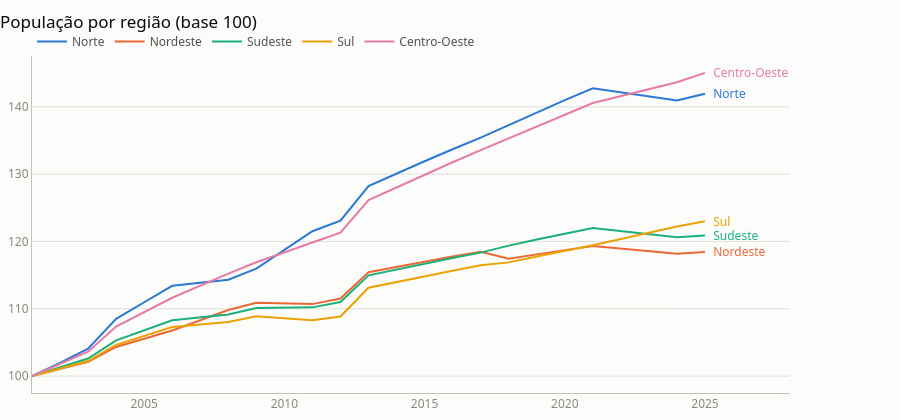

Source (notebook cell):
### Markdown cell above
## Trajetória das regiões

Séries indexadas a 100 no primeiro ano: é o que permite comparar regiões de tamanhos muito diferentes num eixo só, sem recorrer a um segundo eixo y.

### Code cell
por_regiao = pop_ufs.groupby(["ano", "regiao_nome"], observed=True,
                             as_index=False)["populacao"].sum()
base = por_regiao[por_regiao["ano"] == por_regiao["ano"].min()]\
    .set_index("regiao_nome")["populacao"]
por_regiao["indice"] = por_regiao["populacao"] / por_regiao["regiao_nome"].map(base) * 100

charts.linha_temporal(por_regiao, x="ano", y="indice", cor="regiao_nome",
                      titulo="População por região (base 100)")

### Figure 1 — Plotly figure (JSON) as saved in the notebook; plotly's stock layout.template omitted (floating-point values rounded to 4 significant figures)
{"data": [{"hovertemplate": "<b>Norte</b><br>%{x}<br>%{y:,.1f}<extra></extra>", "line": {"color": "#2a78d6", "width": 2}, "mode": "lines", "name": "Norte", "type": "scatter", "x": [2001, 2002, 2003, 2004, 2005, 2006, 2008, 2009, 2011, 2012, 2013, 2014, 2015, 2016, 2017, 2018, 2019, 2020, 2021, 2024, 2025], "y": [100.0, 102.0, 104.1, 108.5, 111.0, 113.4, 114.3, 116.0, 121.5, 123.1, 128.2, 130.1, 131.9, 133.7, 135.4, 137.3, 139.2, 141.0, 142.7, 141.0, 141.9]}, {"hovertemplate": "<b>Nordeste</b><br>%{x}<br>%{y:,.1f}<extra></extra>", "line": {"color": "#eb6834", "width": 2}, "mode": "lines", "name": "Nordeste", "type": "scatter", "x": [2001, 2002, 2003, 2004, 2005, 2006, 2008, 2009, 2011, 2012, 2013, 2014, 2015, 2016, 2017, 2018, 2019, 2020, 2021, 2024, 2025], "y": [100.0, 101.1, 102.1, 104.3, 105.6, 106.8, 109.8, 110.9, 110.7, 111.5, 115.4, 116.3, 117.0, 117.8, 118.5, 117.4, 118.1, 118.7, 119.3, 118.2, 118.4]}, {"hovertemplate": "<b>Sudeste</b><br>%{x}<br>%{y:,.1f}<extra></extra>", "line": {"color": "#1baf7a", "width": 2}, "mode": "lines", "name": "Sudeste", "type": "scatter", "x": [2001, 2002, 2003, 2004, 2005, 2006, 2008, 2009, 2011, 2012, 2013, 2014, 2015, 2016, 2017, 2018, 2019, 2020, 2021, 2024, 2025], "y": [100.0, 101.3, 102.6, 105.3, 106.8, 108.3, 109.1, 110.1, 110.2, 111.0, 115.0, 115.8, 116.7, 117.5, 118.3, 119.4, 120.3, 121.2, 122.0, 120.6, 120.9]}, {"hovertemplate": "<b>Sul</b><br>%{x}<br>%{y:,.1f}<extra></extra>", "line": {"color": "#eda100", "width": 2}, "mode": "lines", "name": "Sul", "type": "scatter", "x": [2001, 2002, 2003, 2004, 2005, 2006, 2008, 2009, 2011, 2012, 2013, 2014, 2015, 2016, 2017, 2018, 2019, 2020, 2021, 2024, 2025], "y": [100.0, 101.1, 102.2, 104.6, 106.0, 107.3, 108.0, 108.9, 108.3, 108.9, 113.1, 114.0, 114.8, 115.7, 116.5, 116.9, 117.8, 118.6, 119.4, 122.2, 123.0]}, {"hovertemplate": "<b>Centro-Oeste</b><br>%{x}<br>%{y:,.1f}<extra></extra>", "line": {"color": "#e87ba4", "width": 2}, "mode": "lines", "name": "Centro-Oeste", "type": "scatter", "x": [2001, 2002, 2003, 2004, 2005, 2006, 2008, 2009, 2011, 2012, 2013, 2014, 2015, 2016, 2017, 2018, 2019, 2020, 2021, 2024, 2025], "y": [100.0, 101.8, 103.6, 107.4, 109.6, 111.6, 115.2, 116.9, 119.8, 121.3, 126.1, 128.1, 129.9, 131.8, 133.6, 135.3, 137.1, 138.9, 140.6, 143.6, 145.0]}], "layout": {"annotations": [{"font": {"color": "#2a78d6", "size": 12}, "showarrow": false, "text": "  Norte", "x": 2025, "xanchor": "left", "y": 141.9}, {"font": {"color": "#eb6834", "size": 12}, "showarrow": false, "text": "  Nordeste", "x": 2025, "xanchor": "left", "y": 118.4}, {"font": {"color": "#1baf7a", "size": 12}, "showarrow": false, "text": "  Sudeste", "x": 2025, "xanchor": "left", "y": 120.9}, {"font": {"color": "#eda100", "size": 12}, "showarrow": false, "text": "  Sul", "x": 2025, "xanchor": "left", "y": 123.0}, {"font": {"color": "#e87ba4", "size": 12}, "showarrow": false, "text": "  Centro-Oeste", "x": 2025, "xanchor": "left", "y": 145.0}], "colorway": ["#2a78d6", "#eb6834", "#1baf7a", "#eda100", "#e87ba4", "#008300", "#4a3aa7", "#e34948"], "font": {"color": "#52514e", "family": "system-ui, -apple-system, \"Segoe UI\", sans-serif", "size": 13}, "height": 420, "hoverlabel": {"bordercolor": "#c3c2b7", "font": {"family": "system-ui, -apple-system, \"Segoe UI\", sans-serif", "size": 12}}, "hovermode": "x unified", "legend": {"bgcolor": "rgba(0,0,0,0)", "font": {"color": "#52514e", "size": 12}, "orientation": "h", "x": 0, "y": 1.0, "yanchor": "bottom"}, "margin": {"b": 8, "l": 8, "r": 110, "t": 56}, "paper_bgcolor": "#fcfcfb", "plot_bgcolor": "#fcfcfb", "title": {"font": {"color": "#0b0b0b", "family": "system-ui, -apple-system, \"Segoe UI\", sans-serif", "size": 17}, "text": "População por região (base 100)", "x": 0, "xanchor": "left"}, "xaxis": {"automargin": true, "gridcolor": "#e1e0d9", "linecolor": "#c3c2b7", "showgrid": false, "tickfont": {"color": "#898781", "size": 12}, "zerolinecolor": "#c3c2b7"}, "yaxis": {"automargin": true, "gridcolor": "#e1e0d9", "linecolor": "#c3c2b7", "tickfont": {"color": "#898781", "size": 12}, "zerolinecolor": "#c3c2b7"}}}
